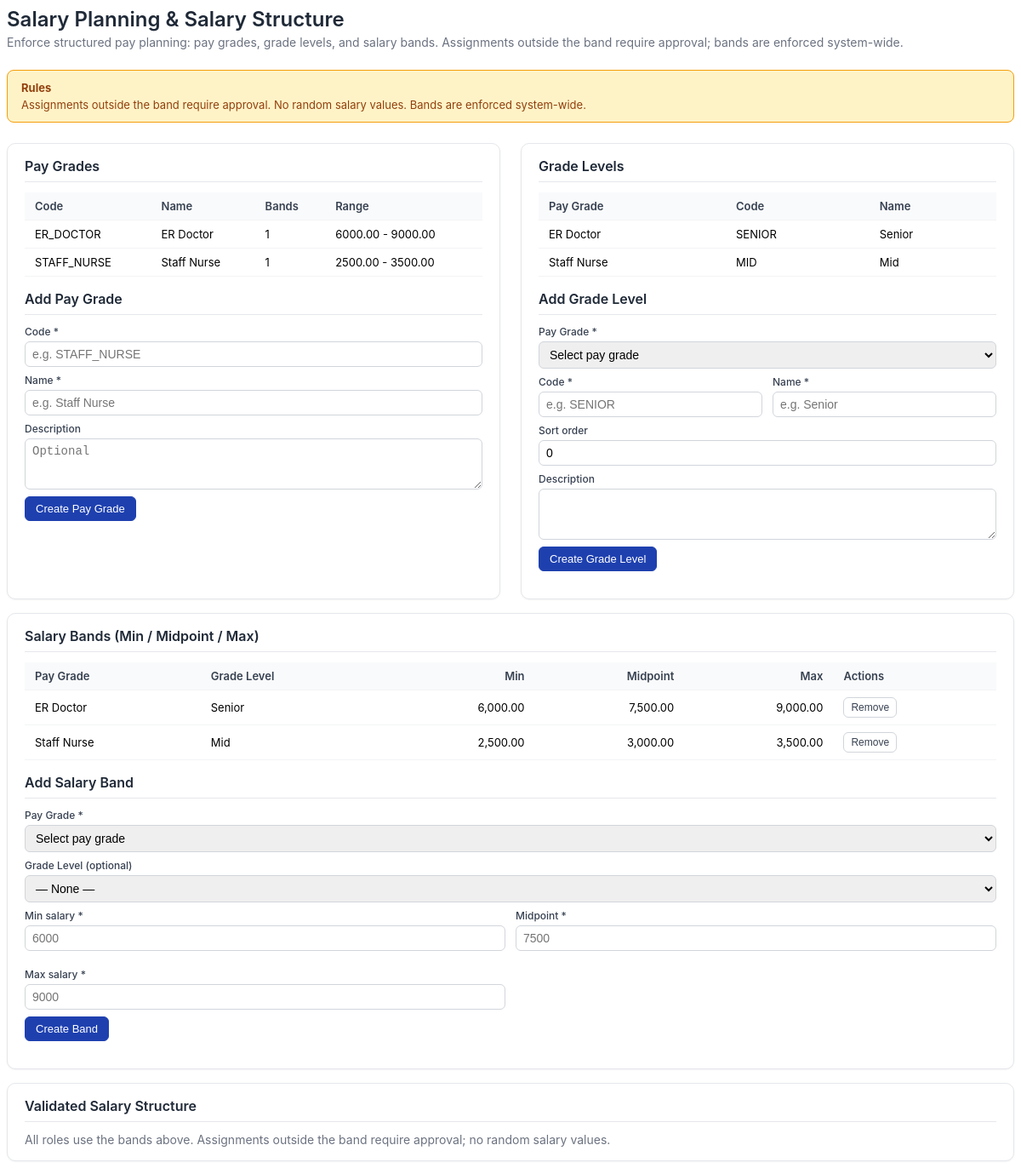
Page /modules/compensation/views/salary_planning.php on the committed database.
### tables this page shows
CREATE TABLE `pay_grades` (
  `id` int(11) NOT NULL,
  `code` varchar(50) NOT NULL,
  `name` varchar(255) NOT NULL,
  `description` text DEFAULT NULL,
  `status` varchar(50) DEFAULT 'Active',
  `created_at` timestamp NOT NULL DEFAULT current_timestamp(),
  `updated_at` timestamp NOT NULL DEFAULT current_timestamp() ON UPDATE current_timestamp()
);

CREATE TABLE `grade_levels` (
  `id` int(11) NOT NULL,
  `pay_grade_id` int(11) NOT NULL,
  `code` varchar(50) NOT NULL,
  `name` varchar(255) NOT NULL,
  `description` text DEFAULT NULL,
  `sort_order` int(11) DEFAULT 0,
  `status` varchar(50) DEFAULT 'Active',
  `created_at` timestamp NOT NULL DEFAULT current_timestamp(),
  `updated_at` timestamp NOT NULL DEFAULT current_timestamp() ON UPDATE current_timestamp()
);

CREATE TABLE `salary_bands` (
  `id` int(11) NOT NULL,
  `pay_grade_id` int(11) NOT NULL,
  `grade_level_id` int(11) DEFAULT NULL,
  `min_salary` decimal(12,2) NOT NULL,
  `midpoint_salary` decimal(12,2) NOT NULL,
  `max_salary` decimal(12,2) NOT NULL,
  `effective_from` date DEFAULT NULL,
  `effective_to` date DEFAULT NULL,
  `status` varchar(50) DEFAULT 'Active',
  `created_at` timestamp NOT NULL DEFAULT current_timestamp(),
  `updated_at` timestamp NOT NULL DEFAULT current_timestamp() ON UPDATE current_timestamp()
);

### config/BaseModel.php (called while the page is built, shortened)
<?php
abstract class BaseModel {
    protected $db;
    public function __construct() {
        $database = new Database();
        $this->db = $database->connect();
    }
    public function query($sql, $params = []) {
        try {
            $stmt = $this->db->prepare($sql);
            if (!empty($params)) {
                $stmt->execute($params);
            } else {
                $stmt->execute();
            }
            return $stmt->fetchAll(PDO::FETCH_ASSOC);
        } catch (PDOException $e) {
            throw new Exception("Query execution failed: " . $e->getMessage());
        }
    }
}
?>

### config/Database.php (called while the page is built, shortened)
<?php
class Database {
    private $host = 'localhost';
    private $db_name = 'public_html';
    private $username = 'root';
    private $password = '';
    public function connect() {
        $this->conn = null;
        try {
            $this->conn = new PDO(
                'mysql:host=' . $this->host . ';dbname=' . $this->db_name . ';charset=utf8mb4',
                $this->username,
                $this->password
            );
            $this->conn->setAttribute(PDO::ATTR_ERRMODE, PDO::ERRMODE_EXCEPTION);
            $this->conn->exec("SET @@session.time_zone = '+08:00'");
        } catch (PDOException $e) {
            error_log('Database Connection Error: ' . $e->getMessage());
            throw new RuntimeException('Database connection failed: ' . $e->getMessage(), 0, $e);
        }
        return $this->conn;
    }
}
?>

### modules/compensation/models/PayGrade.php (called while the page is built, shortened)
<?php
require_once __DIR__ . '/../../../config/BaseModel.php';
class PayGrade extends BaseModel {
    protected $table = 'pay_grades';
    public function getAllWithBands($activeOnly = true) {
        $query = "SELECT pg.*,
            (SELECT COUNT(*) FROM salary_bands sb WHERE sb.pay_grade_id = pg.id AND sb.status = 'Active') AS band_count,
            (SELECT CONCAT(MIN(sb.min_salary), ' - ', MAX(sb.max_salary)) FROM salary_bands sb WHERE sb.pay_grade_id = pg.id AND sb.status = 'Active') AS range_summary
            FROM {$this->table} pg WHERE 1=1";
        $query .= " ORDER BY pg.name ASC";
        return $this->query($query);
    }
}

### modules/compensation/models/GradeLevel.php (called while the page is built, shortened)
<?php
require_once __DIR__ . '/../../../config/BaseModel.php';
class GradeLevel extends BaseModel {
    protected $table = 'grade_levels';
    public function getAllWithGrade($activeOnly = true) {
        $query = "SELECT gl.*, pg.name AS pay_grade_name, pg.code AS pay_grade_code
            FROM {$this->table} gl
            JOIN pay_grades pg ON pg.id = gl.pay_grade_id
            WHERE 1=1";
        $query .= " ORDER BY pg.name, gl.sort_order, gl.name";
        return $this->query($query);
    }
}

### modules/compensation/models/SalaryBand.php (called while the page is built, shortened)
<?php
require_once __DIR__ . '/../../../config/BaseModel.php';
class SalaryBand extends BaseModel {
    protected $table = 'salary_bands';
    public function getAllWithDetails($activeOnly = true) {
        $query = "SELECT sb.*, pg.name AS pay_grade_name, pg.code AS pay_grade_code,
            gl.name AS grade_level_name, gl.code AS grade_level_code
            FROM {$this->table} sb
            JOIN pay_grades pg ON pg.id = sb.pay_grade_id
            LEFT JOIN grade_levels gl ON gl.id = sb.grade_level_id
            WHERE 1=1";
        $query .= " ORDER BY pg.name, gl.sort_order, sb.min_salary";
        return $this->query($query);
    }
}

### modules/compensation/views/salary_planning.php (the view, shortened to what this page needs)
<?php
require_once __DIR__ . '/../../../config/Database.php';
require_once __DIR__ . '/../models/PayGrade.php';
require_once __DIR__ . '/../models/GradeLevel.php';
require_once __DIR__ . '/../models/SalaryBand.php';
$payGradeModel = new PayGrade();
$gradeLevelModel = new GradeLevel();
$salaryBandModel = new SalaryBand();
$payGrades = $payGradeModel->getAllWithBands(false);
$gradeLevels = $gradeLevelModel->getAllWithGrade(false);
$bands = $salaryBandModel->getAllWithDetails(false);
$handlerUrl = 'modules/compensation/salary_planning_handler.php';
?>
<div class="main-content salary-planning-content">
<div class="sp-header">
  <h1 class="sp-title">Salary Planning &amp; Salary Structure</h1>
  <p class="sp-subtitle">Enforce structured pay planning: pay grades, grade levels, and salary bands. Assignments outside the band require approval; bands are enforced system-wide.</p>
</div>
<div class="sp-rules">
  <strong>Rules</strong>
  Assignments outside the band require approval. No random salary values. Bands are enforced system-wide.
</div>
<div class="sp-grid">
  <div class="sp-card">
    <h3>Pay Grades</h3>
    <?php if (empty($payGrades)): ?>
    <p class="sp-empty">No pay grades yet. Add ER Doctor and Staff Nurse below.</p>
    <?php else: ?>
    <table class="sp-table">
      <thead><tr><th>Code</th><th>Name</th><th>Bands</th><th>Range</th></tr></thead>
      <tbody>
      <?php foreach ($payGrades as $pg): ?>
        <tr>
          <td><?php echo htmlspecialchars($pg['code']); ?></td>
          <td><?php echo htmlspecialchars($pg['name']); ?></td>
          <td><?php echo (int)($pg['band_count'] ?? 0); ?></td>
          <td><?php echo htmlspecialchars($pg['range_summary'] ?? '—'); ?></td>
        </tr>
      <?php endforeach; ?>
      </tbody>
    </table>
    <?php endif; ?>
    <h3 style="margin-top: 1rem;">Add Pay Grade</h3>
    <form class="sp-form sp-mb" method="post" action="<?php echo htmlspecialchars($handlerUrl); ?>">
      <label>Code *</label>
      <input type="text" name="code" required placeholder="e.g. STAFF_NURSE">
      <label>Name *</label>
      <input type="text" name="name" required placeholder="e.g. Staff Nurse">
      <label>Description</label>
      <textarea name="description" placeholder="Optional"></textarea>
      <button type="submit" class="sp-btn sp-btn-primary">Create Pay Grade</button>
    </form>
  </div>
  <div class="sp-card">
    <h3>Grade Levels</h3>
    <?php if (empty($gradeLevels)): ?>
    <p class="sp-empty">No grade levels. Add Senior (doctors) and Mid (nurses) below.</p>
    <?php else: ?>
    <table class="sp-table">
      <thead><tr><th>Pay Grade</th><th>Code</th><th>Name</th></tr></thead>
      <tbody>
      <?php foreach ($gradeLevels as $gl): ?>
        <tr>
          <td><?php echo htmlspecialchars($gl['pay_grade_name'] ?? $gl['pay_grade_code']); ?></td>
          <td><?php echo htmlspecialchars($gl['code']); ?></td>
          <td><?php echo htmlspecialchars($gl['name']); ?></td>
        </tr>
      <?php endforeach; ?>
      </tbody>
    </table>
    <?php endif; ?>
    <h3 style="margin-top: 1rem;">Add Grade Level</h3>
    <form class="sp-form sp-mb" method="post" action="<?php echo htmlspecialchars($handlerUrl); ?>">
      <label>Pay Grade *</label>
      <select name="pay_grade_id" required>
        <option value="">Select pay grade</option>
      </select>
      <div class="sp-row">
        <div><label>Code *</label><input type="text" name="code" required placeholder="e.g. SENIOR"></div>
        <div><label>Name *</label><input type="text" name="name" required placeholder="e.g. Senior"></div>
      </div>
      <label>Sort order</label>
      <input type="number" name="sort_order" value="0" min="0">
      <label>Description</label>
      <textarea name="description"></textarea>
      <button type="submit" class="sp-btn sp-btn-primary">Create Grade Level</button>
    </form>
  </div>
</div>
<div class="sp-card" style="margin-top: 1rem;">
  <h3>Salary Bands (Min / Midpoint / Max)</h3>
  <?php if (empty($bands)): ?>
  <p class="sp-empty">No salary bands. Define bands per pay grade (e.g. ER Doctor 6000 / 7500 / 9000, Staff Nurse 2500 / 3000 / 3500).</p>
  <?php else: ?>
  <table class="sp-table">
    <thead>
      <tr>
        <th>Pay Grade</th>
        <th>Grade Level</th>
        <th class="sp-num">Min</th>
        <th class="sp-num">Midpoint</th>
        <th class="sp-num">Max</th>
        <th>Actions</th>
      </tr>
    </thead>
    <tbody>
    <?php foreach ($bands as $b): ?>
      <tr>
        <td><?php echo htmlspecialchars($b['pay_grade_name']); ?></td>
        <td><?php echo htmlspecialchars($b['grade_level_name'] ?? '—'); ?></td>
        <td class="sp-num"><?php echo number_format((float)$b['min_salary'], 2); ?></td>
        <td class="sp-num"><?php echo number_format((float)$b['midpoint_salary'], 2); ?></td>
        <td class="sp-num"><?php echo number_format((float)$b['max_salary'], 2); ?></td>
        <td>
          <form method="post" action="<?php echo htmlspecialchars($handlerUrl); ?>" style="display:inline;">
            <button type="submit" class="sp-btn sp-btn-outline sp-btn-sm">Remove</button>
          </form>
        </td>
      </tr>
    <?php endforeach; ?>
    </tbody>
  </table>
  <?php endif; ?>
  <h3 style="margin-top: 1rem;">Add Salary Band</h3>
  <form class="sp-form sp-mb" method="post" action="<?php echo htmlspecialchars($handlerUrl); ?>">
    <label>Pay Grade *</label>
    <select name="pay_grade_id" required>
      <option value="">Select pay grade</option>
    </select>
    <label>Grade Level (optional)</label>
    <select name="grade_level_id">
      <option value="">— None —</option>
    </select>
    <div class="sp-row">
      <div><label>Min salary *</label><input type="number" name="min_salary" step="0.01" min="0" required placeholder="6000"></div>
      <div><label>Midpoint *</label><input type="number" name="midpoint_salary" step="0.01" min="0" required placeholder="7500"></div>
      <div><label>Max salary *</label><input type="number" name="max_salary" step="0.01" min="0" required placeholder="9000"></div>
    </div>
    <button type="submit" class="sp-btn sp-btn-primary">Create Band</button>
  </form>
</div>
<div class="sp-card" style="margin-top: 1rem;">
  <h3>Validated Salary Structure</h3>
  <p class="sp-subtitle" style="margin: 0;">All roles use the bands above. Assignments outside the band require approval; no random salary values.</p>
</div>
</div>

### modules/compensation/views/salary_planning.php (style rules this page uses)
.salary-planning-content { font-family: -apple-system, BlinkMacSystemFont, 'Segoe UI', Roboto, sans-serif; color: #1f2937; }
.sp-header { margin-bottom: 1.5rem; }
.sp-title { font-size: 1.5rem; font-weight: 600; margin: 0 0 0.25rem 0; }
.sp-subtitle { font-size: 0.875rem; color: #6b7280; margin: 0; }
.sp-rules { background: #fef3c7; border: 1px solid #f59e0b; border-radius: 8px; padding: 0.75rem 1rem; margin-bottom: 1.5rem; font-size: 0.8125rem; color: #92400e; }
.sp-rules strong { display: block; margin-bottom: 0.25rem; }
.sp-grid { display: grid; grid-template-columns: 1fr 1fr; gap: 1.5rem; }
.sp-card { background: #fff; border: 1px solid #e5e7eb; border-radius: 10px; padding: 1rem 1.25rem; box-shadow: 0 1px 2px rgba(0,0,0,0.05); }
.sp-card h3 { font-size: 1rem; font-weight: 600; margin: 0 0 0.75rem 0; padding-bottom: 0.5rem; border-bottom: 1px solid #e5e7eb; }
.sp-table { width: 100%; border-collapse: collapse; font-size: 0.8125rem; }
.sp-table th, .sp-table td { text-align: left; padding: 0.5rem 0.75rem; border-bottom: 1px solid #f3f4f6; }
.sp-table th { font-weight: 600; color: #374151; background: #f9fafb; }
.sp-table .sp-num { text-align: right; }
.sp-form label { display: block; font-size: 0.75rem; font-weight: 500; color: #374151; margin-bottom: 0.25rem; }
.sp-form input, .sp-form select, .sp-form textarea { width: 100%; padding: 0.375rem 0.5rem; border: 1px solid #d1d5db; border-radius: 6px; font-size: 0.875rem; margin-bottom: 0.5rem; box-sizing: border-box; }
.sp-form textarea { min-height: 60px; resize: vertical; }
.sp-form .sp-row { display: grid; grid-template-columns: 1fr 1fr; gap: 0.75rem; }
.sp-btn { display: inline-block; padding: 0.375rem 0.75rem; font-size: 0.8125rem; font-weight: 500; border-radius: 6px; border: 1px solid transparent; cursor: pointer; text-decoration: none; }
.sp-btn-primary { background: #1e40af; color: #fff; border-color: #1e40af; }
.sp-btn-outline { background: #fff; color: #374151; border-color: #d1d5db; }
.sp-btn-sm { padding: 0.25rem 0.5rem; font-size: 0.75rem; }
.sp-mb { margin-bottom: 1rem; }

### rows in the picture
pay_grades: code "ER_DOCTOR", name "ER Doctor", band_count "1", range_summary "6000.00 - 9000.00"
pay_grades: code "STAFF_NURSE", name "Staff Nurse", band_count "1", range_summary "2500.00 - 3500.00"
grade_levels: pay_grade.name "ER Doctor", code "SENIOR", name "Senior"
grade_levels: pay_grade.name "Staff Nurse", code "MID", name "Mid"
salary_bands: pay_grade.name "ER Doctor", grade_level.name "Senior", min_salary "6,000.00", midpoint_salary "7,500.00", max_salary "9,000.00"
salary_bands: pay_grade.name "Staff Nurse", grade_level.name "Mid", min_salary "2,500.00", midpoint_salary "3,000.00", max_salary "3,500.00"
